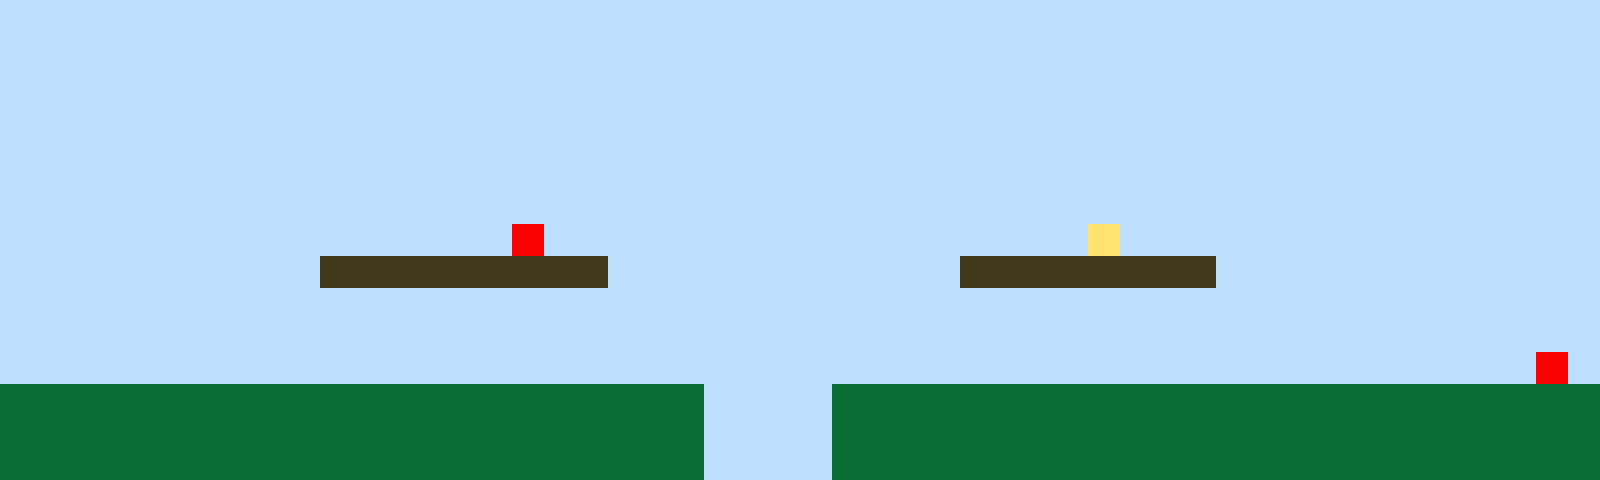

This game map was drawn from its Tiled (.tmx) file and the tilesets committed beside it. A one-line description and the full map source follow:
An orthogonal 50x15 tile map with 32x32 px tiles, 1 tile layer (Tile Layer 1).

<map version="1.10" tiledversion="1.11.2" orientation="orthogonal" renderorder="right-up" width="50" height="15" tilewidth="32" tileheight="32" infinite="0" nextlayerid="2" nextobjectid="1"><editorsettings><export target="map1.csv" format="csv" /></editorsettings><tileset firstgid="1" name="sprites" tilewidth="32" tileheight="32" tilecount="6" columns="3"><image source="sprites.png" width="96" height="64" /></tileset><layer id="1" name="Tile Layer 1" width="50" height="15"><data encoding="csv">1,1,1,1,1,1,1,1,1,1,1,1,1,1,1,1,1,1,1,1,1,1,1,1,1,1,1,1,1,1,1,1,1,1,1,1,1,1,1,1,1,1,1,1,1,1,1,1,1,1,1,1,1,1,1,1,1,1,1,1,1,1,1,1,1,1,1,1,1,1,1,1,1,1,1,1,1,1,1,1,1,1,1,1,1,1,1,1,1,1,1,1,1,1,1,1,1,1,1,1,1,1,1,1,1,1,1,1,1,1,1,1,1,1,1,1,1,1,1,1,1,1,1,1,1,1,1,1,1,1,1,1,1,1,1,1,1,1,1,1,1,1,1,1,1,1,1,1,1,1,1,1,1,1,1,1,1,1,1,1,1,1,1,1,1,1,1,1,1,1,1,1,1,1,1,1,1,1,1,1,1,1,1,1,1,1,1,1,1,1,1,1,1,1,1,1,1,1,1,1,1,1,1,1,1,1,1,1,1,1,1,1,1,1,1,1,1,1,1,1,1,1,1,1,1,1,1,1,1,1,1,1,1,1,1,1,1,1,1,1,1,1,1,1,1,1,1,1,1,1,1,1,1,1,1,1,1,1,1,1,1,1,1,1,1,1,1,1,1,1,1,1,1,1,1,1,1,1,1,1,1,1,1,1,1,1,1,1,1,1,1,1,1,1,1,1,1,1,1,1,1,1,1,1,1,1,1,1,1,1,1,1,1,1,1,1,1,1,1,1,1,1,1,1,1,1,1,1,1,1,1,1,1,1,1,1,1,1,1,1,1,1,1,1,1,1,1,1,1,1,1,1,1,1,1,1,1,1,1,1,1,1,1,1,1,1,5,1,1,1,1,1,1,1,1,1,1,1,1,1,1,1,1,1,4,1,1,1,1,1,1,1,1,1,1,1,1,1,1,1,1,1,1,1,1,1,1,1,1,1,3,3,3,3,3,3,3,3,3,1,1,1,1,1,1,1,1,1,1,1,3,3,3,3,3,3,3,3,1,1,1,1,1,1,1,1,1,1,1,1,1,1,1,1,1,1,1,1,1,1,1,1,1,1,1,1,1,1,1,1,1,1,1,1,1,1,1,1,1,1,1,1,1,1,1,1,1,1,1,1,1,1,1,1,1,1,1,1,1,1,1,1,1,1,1,1,1,1,1,1,1,1,1,1,1,1,1,1,1,1,1,1,1,1,1,1,1,1,1,1,1,1,1,1,1,1,1,1,1,1,1,1,1,1,1,1,1,1,1,1,1,1,1,1,1,1,1,1,1,1,1,1,1,1,1,1,1,1,1,1,1,1,1,1,1,1,1,1,1,1,1,1,1,1,1,1,1,1,1,1,1,1,1,1,1,1,1,1,5,1,2,2,2,2,2,2,2,2,2,2,2,2,2,2,2,2,2,2,2,2,2,2,1,1,1,1,2,2,2,2,2,2,2,2,2,2,2,2,2,2,2,2,2,2,2,2,2,2,2,2,2,2,2,2,2,2,2,2,2,2,2,2,2,2,2,2,2,2,2,2,2,2,1,1,1,1,2,2,2,2,2,2,2,2,2,2,2,2,2,2,2,2,2,2,2,2,2,2,2,2,2,2,2,2,2,2,2,2,2,2,2,2,2,2,2,2,2,2,2,2,2,2,1,1,1,1,2,2,2,2,2,2,2,2,2,2,2,2,2,2,2,2,2,2,2,2,2,2,2,2</data></layer></map>
